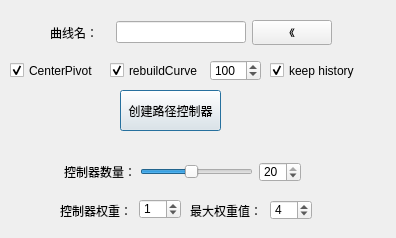
<?xml version="1.0" encoding="UTF-8"?>
<ui version="4.0">
 <class>Dialog</class>
 <widget class="QDialog" name="Dialog">
  <property name="geometry">
   <rect>
    <x>0</x>
    <y>0</y>
    <width>396</width>
    <height>238</height>
   </rect>
  </property>
  <property name="windowTitle">
   <string>curveRigging</string>
  </property>
  <widget class="QCheckBox" name="if_rebuild_cb">
   <property name="geometry">
    <rect>
     <x>110</x>
     <y>60</y>
     <width>91</width>
     <height>21</height>
    </rect>
   </property>
   <property name="text">
    <string>rebuildCurve</string>
   </property>
   <property name="checked">
    <bool>true</bool>
   </property>
  </widget>
  <widget class="QSpinBox" name="crv_points_num_sb">
   <property name="geometry">
    <rect>
     <x>210</x>
     <y>60</y>
     <width>51</width>
     <height>21</height>
    </rect>
   </property>
   <property name="maximum">
    <number>1000</number>
   </property>
   <property name="value">
    <number>100</number>
   </property>
  </widget>
  <widget class="QPushButton" name="create_crv_ctrl_pb">
   <property name="geometry">
    <rect>
     <x>120</x>
     <y>90</y>
     <width>101</width>
     <height>41</height>
    </rect>
   </property>
   <property name="text">
    <string>创建路径控制器</string>
   </property>
  </widget>
  <widget class="QCheckBox" name="cp_cb">
   <property name="geometry">
    <rect>
     <x>10</x>
     <y>60</y>
     <width>91</width>
     <height>21</height>
    </rect>
   </property>
   <property name="text">
    <string>CenterPivot</string>
   </property>
   <property name="checked">
    <bool>true</bool>
   </property>
  </widget>
  <widget class="QCheckBox" name="if_keep_shape_cb">
   <property name="geometry">
    <rect>
     <x>270</x>
     <y>60</y>
     <width>91</width>
     <height>21</height>
    </rect>
   </property>
   <property name="text">
    <string>keep history</string>
   </property>
   <property name="checked">
    <bool>true</bool>
   </property>
  </widget>
  <widget class="QLabel" name="label_6">
   <property name="geometry">
    <rect>
     <x>60</x>
     <y>190</y>
     <width>70</width>
     <height>41</height>
    </rect>
   </property>
   <property name="maximumSize">
    <size>
     <width>70</width>
     <height>16777215</height>
    </size>
   </property>
   <property name="text">
    <string>控制器权重：</string>
   </property>
  </widget>
  <widget class="QSpinBox" name="controls_weight_sb">
   <property name="geometry">
    <rect>
     <x>139</x>
     <y>199</y>
     <width>42</width>
     <height>20</height>
    </rect>
   </property>
   <property name="minimum">
    <number>0</number>
   </property>
   <property name="value">
    <number>1</number>
   </property>
  </widget>
  <widget class="QLabel" name="label_5">
   <property name="geometry">
    <rect>
     <x>64</x>
     <y>157</y>
     <width>70</width>
     <height>30</height>
    </rect>
   </property>
   <property name="maximumSize">
    <size>
     <width>70</width>
     <height>16777215</height>
    </size>
   </property>
   <property name="text">
    <string>控制器数量：</string>
   </property>
  </widget>
  <widget class="QSpinBox" name="controls_num_sb">
   <property name="geometry">
    <rect>
     <x>259</x>
     <y>162</y>
     <width>42</width>
     <height>20</height>
    </rect>
   </property>
   <property name="minimum">
    <number>2</number>
   </property>
   <property name="maximum">
    <number>20</number>
   </property>
   <property name="value">
    <number>20</number>
   </property>
  </widget>
  <widget class="QSlider" name="ctrLweight_sl">
   <property name="geometry">
    <rect>
     <x>140</x>
     <y>162</y>
     <width>113</width>
     <height>19</height>
    </rect>
   </property>
   <property name="minimum">
    <number>2</number>
   </property>
   <property name="maximum">
    <number>20</number>
   </property>
   <property name="pageStep">
    <number>1</number>
   </property>
   <property name="value">
    <number>10</number>
   </property>
   <property name="orientation">
    <enum>Qt::Horizontal</enum>
   </property>
  </widget>
  <widget class="QLabel" name="label_7">
   <property name="geometry">
    <rect>
     <x>190</x>
     <y>190</y>
     <width>70</width>
     <height>41</height>
    </rect>
   </property>
   <property name="maximumSize">
    <size>
     <width>70</width>
     <height>16777215</height>
    </size>
   </property>
   <property name="text">
    <string>最大权重值：</string>
   </property>
  </widget>
  <widget class="QSpinBox" name="controls_max_weight_sb">
   <property name="geometry">
    <rect>
     <x>270</x>
     <y>200</y>
     <width>42</width>
     <height>20</height>
    </rect>
   </property>
   <property name="minimum">
    <number>2</number>
   </property>
   <property name="maximum">
    <number>10</number>
   </property>
   <property name="value">
    <number>4</number>
   </property>
  </widget>
  <widget class="QWidget" name="layoutWidget">
   <property name="geometry">
    <rect>
     <x>50</x>
     <y>20</y>
     <width>282</width>
     <height>25</height>
    </rect>
   </property>
   <layout class="QHBoxLayout" name="horizontalLayout">
    <item>
     <widget class="QLabel" name="label_4">
      <property name="minimumSize">
       <size>
        <width>60</width>
        <height>0</height>
       </size>
      </property>
      <property name="text">
       <string>曲线名：</string>
      </property>
     </widget>
    </item>
    <item>
     <widget class="QLineEdit" name="input_crv_name_le">
      <property name="enabled">
       <bool>true</bool>
      </property>
     </widget>
    </item>
    <item>
     <widget class="QPushButton" name="input_crv_name_pb">
      <property name="text">
       <string>《</string>
      </property>
     </widget>
    </item>
   </layout>
  </widget>
 </widget>
 <resources/>
 <connections>
  <connection>
   <sender>ctrLweight_sl</sender>
   <signal>sliderMoved(int)</signal>
   <receiver>controls_num_sb</receiver>
   <slot>setValue(int)</slot>
   <hints>
    <hint type="sourcelabel">
     <x>277</x>
     <y>343</y>
    </hint>
    <hint type="destinationlabel">
     <x>326</x>
     <y>347</y>
    </hint>
   </hints>
  </connection>
  <connection>
   <sender>controls_num_sb</sender>
   <signal>valueChanged(int)</signal>
   <receiver>ctrLweight_sl</receiver>
   <slot>setValue(int)</slot>
   <hints>
    <hint type="sourcelabel">
     <x>332</x>
     <y>353</y>
    </hint>
    <hint type="destinationlabel">
     <x>256</x>
     <y>354</y>
    </hint>
   </hints>
  </connection>
  <connection>
   <sender>ctrLweight_sl</sender>
   <signal>valueChanged(int)</signal>
   <receiver>controls_num_sb</receiver>
   <slot>setValue(int)</slot>
   <hints>
    <hint type="sourcelabel">
     <x>209</x>
     <y>349</y>
    </hint>
    <hint type="destinationlabel">
     <x>341</x>
     <y>350</y>
    </hint>
   </hints>
  </connection>
 </connections>
</ui>
